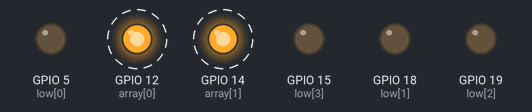
This sketch was run on a simulated ESP32. Shown: output pins drawn as LEDs (lit = HIGH). Dashed ring = blinking.

Above: at 0.5 s.
Timing chart, 0 to 4.6 s (numbered marks = the images above):
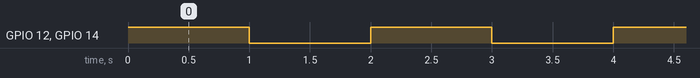

Measured:
- by itself, GPIO 12 (array[0]), GPIO 14 (array[1]): alternates HIGH for 1.0 s and LOW for 1.0 s

The sketch:

kinda_workin.ino
```cpp
int array[] = {12, 14};
int low[] = {5, 18, 19, 15};

void setup() {
  // Configure pins in the `array` array as outputs
  for (int i = 0; i < sizeof(array) / sizeof(array[0]); i++) {
    pinMode(array[i], OUTPUT);
  }

  // Configure pins in the `low` array as outputs
  for (int i = 0; i < sizeof(low) / sizeof(low[0]); i++) {
    pinMode(low[i], OUTPUT);
  }
}

void loop() {
  // Turn pins in the `array` array on high
  for (int i = 0; i < sizeof(array) / sizeof(array[0]); i++) {
    digitalWrite(array[i], HIGH);
  }

  // Turn pins in the `low` array on low
  for (int i = 0; i < sizeof(low) / sizeof(low[0]); i++) {
    digitalWrite(low[i], LOW);
  }

  // Delay for a certain period of time
  delay(1000);

  // Turn off all pins
  for (int i = 0; i < sizeof(array) / sizeof(array[0]); i++) {
    digitalWrite(array[i], LOW);
  }
  for (int i = 0; i < sizeof(low) / sizeof(low[0]); i++) {
    digitalWrite(low[i], LOW);
  }

  // Delay for a certain period of time
  delay(1000);
}
```
